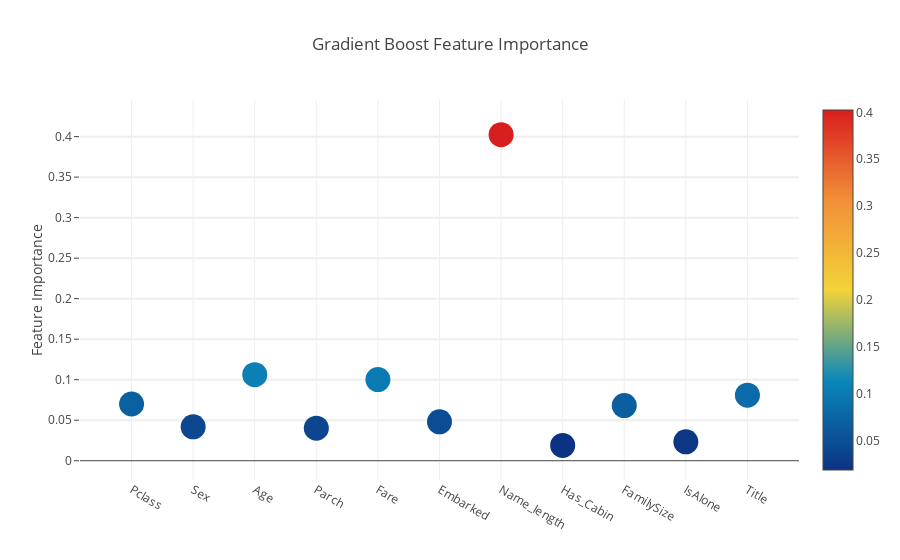

The notebook cell saved with this chart:
### Code cell
# Scatter plot
trace = go.Scatter(
    y = feature_dataframe['Gradient Boost feature importances'].values, 
    x = feature_dataframe['features'].values, 
    mode = 'markers', 
    marker = dict(
        sizemode = 'diameter', 
        sizeref = 1, 
        size = 25, 
#         size = feature_dataframe['AdaBoost feature importances'].values, 
#         color = np.random.rand(500), # set color equal to a variable
        color = feature_dataframe['Gradient Boost feature importances'].values, 
        colorscale = 'Portland', 
        showscale = True
    ), 
    text = feature_dataframe['features'].values
)
data = [trace]

layout = go.Layout(
    autosize = True, 
    title = 'Gradient Boost Feature Importance', 
    hovermode = 'closest', 
#     xaxis = dict(
#         title = 'Pop', 
#         ticklen = 5, 
#         zeroline = False, 
#         gridwidth = 2
#     ), 
    yaxis = dict(
        title = 'Feature Importance', 
        ticklen = 5, 
        gridwidth = 2
    ), 
    showlegend = False
)
fig = go.Figure(data=data, layout=layout)
py.iplot(fig, filename='scatter_2017_12_2')

### Figure 1 — Plotly figure (JSON) as saved in the notebook; plotly's stock layout.template omitted (floating-point values rounded to 4 significant figures)
{"data": [{"marker": {"color": [0.07001, 0.04185, 0.1061, 0.04017, 0.1002, 0.04797, 0.4025, 0.01893, 0.06808, 0.02325, 0.0809], "colorscale": "Portland", "showscale": true, "size": 25, "sizemode": "diameter", "sizeref": 1}, "mode": "markers", "text": ["Pclass", "Sex", "Age", "Parch", "Fare", "Embarked", "Name_length", "Has_Cabin", "FamilySize", "IsAlone", "Title"], "type": "scatter", "x": ["Pclass", "Sex", "Age", "Parch", "Fare", "Embarked", "Name_length", "Has_Cabin", "FamilySize", "IsAlone", "Title"], "y": [0.07001, 0.04185, 0.1061, 0.04017, 0.1002, 0.04797, 0.4025, 0.01893, 0.06808, 0.02325, 0.0809]}], "layout": {"autosize": true, "hovermode": "closest", "showlegend": false, "title": "Gradient Boost Feature Importance", "yaxis": {"gridwidth": 2, "ticklen": 5, "title": "Feature Importance"}}}
